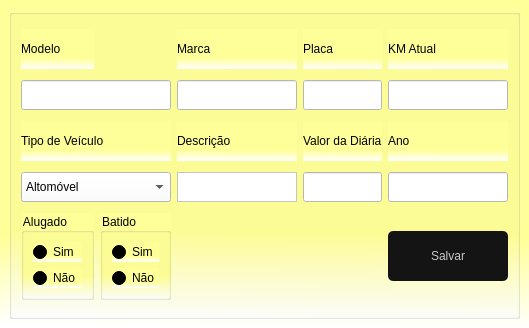
<?xml version="1.0" encoding="UTF-8"?>
<ui version="4.0">
 <class>frmVeiculos2</class>
 <widget class="QMainWindow" name="frmVeiculos2">
  <property name="geometry">
   <rect>
    <x>0</x>
    <y>0</y>
    <width>519</width>
    <height>328</height>
   </rect>
  </property>
  <property name="maximumSize">
   <size>
    <width>16777215</width>
    <height>350</height>
   </size>
  </property>
  <property name="windowTitle">
   <string>Cadastro de Veículos</string>
  </property>
  <property name="windowIcon">
   <iconset>
    <normaloff>../../Imagens/Cadastrar_veiculo_preto.png</normaloff>../../Imagens/Cadastrar_veiculo_preto.png</iconset>
  </property>
  <property name="styleSheet">
   <string notr="true">background-color: qlineargradient(spread:pad, x1:0.508, y1:0.727, x2:0.505, y2:1, stop:0 rgba(255, 255, 153, 255), stop:1 rgba(255, 255, 255, 255))</string>
  </property>
  <widget class="QWidget" name="centralwidget">
   <layout class="QGridLayout" name="gridLayout_2">
    <item row="0" column="0">
     <widget class="QGroupBox" name="groupBox">
      <property name="minimumSize">
       <size>
        <width>0</width>
        <height>310</height>
       </size>
      </property>
      <property name="maximumSize">
       <size>
        <width>16777215</width>
        <height>310</height>
       </size>
      </property>
      <property name="styleSheet">
       <string notr="true">font: 87 10pt &quot;Arial&quot;;</string>
      </property>
      <property name="title">
       <string/>
      </property>
      <layout class="QGridLayout" name="gridLayout">
       <item row="0" column="0">
        <widget class="QLabel" name="label">
         <property name="maximumSize">
          <size>
           <width>16777215</width>
           <height>40</height>
          </size>
         </property>
         <property name="styleSheet">
          <string notr="true">gridline-color: qlineargradient(spread:pad, x1:0.467, y1:0.348, x2:0.465, y2:0.00586364, stop:0 rgba(0, 170, 255, 255), stop:1 rgba(255, 255, 255, 255));</string>
         </property>
         <property name="text">
          <string>Modelo</string>
         </property>
        </widget>
       </item>
       <item row="0" column="2">
        <widget class="QLabel" name="label_2">
         <property name="maximumSize">
          <size>
           <width>16777215</width>
           <height>40</height>
          </size>
         </property>
         <property name="text">
          <string>Marca</string>
         </property>
        </widget>
       </item>
       <item row="0" column="3">
        <widget class="QLabel" name="lbEmail">
         <property name="maximumSize">
          <size>
           <width>16777215</width>
           <height>40</height>
          </size>
         </property>
         <property name="text">
          <string>Placa</string>
         </property>
        </widget>
       </item>
       <item row="0" column="4">
        <widget class="QLabel" name="lbEndereco">
         <property name="maximumSize">
          <size>
           <width>16777215</width>
           <height>40</height>
          </size>
         </property>
         <property name="text">
          <string>KM Atual</string>
         </property>
        </widget>
       </item>
       <item row="1" column="0" colspan="2">
        <widget class="QLineEdit" name="edtModelo">
         <property name="minimumSize">
          <size>
           <width>0</width>
           <height>30</height>
          </size>
         </property>
         <property name="maximumSize">
          <size>
           <width>16777215</width>
           <height>30</height>
          </size>
         </property>
         <property name="styleSheet">
          <string notr="true">background-color: rgb(255, 255, 255);</string>
         </property>
        </widget>
       </item>
       <item row="1" column="2">
        <widget class="QLineEdit" name="edtMarca">
         <property name="minimumSize">
          <size>
           <width>120</width>
           <height>30</height>
          </size>
         </property>
         <property name="maximumSize">
          <size>
           <width>16777215</width>
           <height>30</height>
          </size>
         </property>
         <property name="styleSheet">
          <string notr="true">background-color: rgb(255, 255, 255);</string>
         </property>
        </widget>
       </item>
       <item row="1" column="3">
        <widget class="QLineEdit" name="edtPlaca">
         <property name="minimumSize">
          <size>
           <width>0</width>
           <height>30</height>
          </size>
         </property>
         <property name="maximumSize">
          <size>
           <width>16777215</width>
           <height>30</height>
          </size>
         </property>
         <property name="styleSheet">
          <string notr="true">background-color: rgb(255, 255, 255);</string>
         </property>
        </widget>
       </item>
       <item row="1" column="4">
        <widget class="QLineEdit" name="edtKm">
         <property name="minimumSize">
          <size>
           <width>0</width>
           <height>30</height>
          </size>
         </property>
         <property name="maximumSize">
          <size>
           <width>16777215</width>
           <height>30</height>
          </size>
         </property>
         <property name="styleSheet">
          <string notr="true">background-color: rgb(255, 255, 255);</string>
         </property>
        </widget>
       </item>
       <item row="2" column="0" colspan="2">
        <widget class="QLabel" name="label_6">
         <property name="maximumSize">
          <size>
           <width>16777215</width>
           <height>40</height>
          </size>
         </property>
         <property name="text">
          <string>Tipo de Veículo</string>
         </property>
        </widget>
       </item>
       <item row="2" column="2">
        <widget class="QLabel" name="label_5">
         <property name="text">
          <string>Descrição</string>
         </property>
        </widget>
       </item>
       <item row="2" column="3">
        <widget class="QLabel" name="label_4">
         <property name="maximumSize">
          <size>
           <width>16777215</width>
           <height>40</height>
          </size>
         </property>
         <property name="text">
          <string>Valor da Diária</string>
         </property>
        </widget>
       </item>
       <item row="2" column="4">
        <widget class="QLabel" name="label_3">
         <property name="minimumSize">
          <size>
           <width>0</width>
           <height>30</height>
          </size>
         </property>
         <property name="maximumSize">
          <size>
           <width>16777215</width>
           <height>40</height>
          </size>
         </property>
         <property name="text">
          <string>Ano</string>
         </property>
        </widget>
       </item>
       <item row="3" column="0" colspan="2">
        <widget class="QComboBox" name="edtTipo">
         <property name="minimumSize">
          <size>
           <width>100</width>
           <height>30</height>
          </size>
         </property>
         <property name="styleSheet">
          <string notr="true">font: 87 10pt &quot;Arial&quot;;
background-color: rgb(255, 255, 255);
</string>
         </property>
         <item>
          <property name="text">
           <string>Altomóvel</string>
          </property>
         </item>
         <item>
          <property name="text">
           <string>Motocicleta</string>
          </property>
         </item>
         <item>
          <property name="text">
           <string>Barco</string>
          </property>
         </item>
        </widget>
       </item>
       <item row="3" column="2">
        <widget class="QTextEdit" name="txtDescricao">
         <property name="sizePolicy">
          <sizepolicy hsizetype="Expanding" vsizetype="Expanding">
           <horstretch>0</horstretch>
           <verstretch>0</verstretch>
          </sizepolicy>
         </property>
         <property name="minimumSize">
          <size>
           <width>120</width>
           <height>30</height>
          </size>
         </property>
         <property name="maximumSize">
          <size>
           <width>16777215</width>
           <height>30</height>
          </size>
         </property>
         <property name="styleSheet">
          <string notr="true">background-color: rgb(255, 255, 255);</string>
         </property>
        </widget>
       </item>
       <item row="3" column="3">
        <widget class="QLineEdit" name="edtDiaria">
         <property name="minimumSize">
          <size>
           <width>0</width>
           <height>30</height>
          </size>
         </property>
         <property name="maximumSize">
          <size>
           <width>16777215</width>
           <height>30</height>
          </size>
         </property>
         <property name="styleSheet">
          <string notr="true">background-color: rgb(255, 255, 255);</string>
         </property>
        </widget>
       </item>
       <item row="3" column="4">
        <widget class="QLineEdit" name="edtAno">
         <property name="minimumSize">
          <size>
           <width>0</width>
           <height>30</height>
          </size>
         </property>
         <property name="maximumSize">
          <size>
           <width>16777215</width>
           <height>30</height>
          </size>
         </property>
         <property name="styleSheet">
          <string notr="true">background-color: rgb(255, 255, 255);</string>
         </property>
        </widget>
       </item>
       <item row="4" column="0">
        <widget class="QGroupBox" name="groupBox_3">
         <property name="maximumSize">
          <size>
           <width>16777215</width>
           <height>100</height>
          </size>
         </property>
         <property name="title">
          <string>Alugado</string>
         </property>
         <layout class="QVBoxLayout" name="verticalLayout">
          <item>
           <widget class="QRadioButton" name="rbAlugado">
            <property name="text">
             <string>Sim</string>
            </property>
           </widget>
          </item>
          <item>
           <widget class="QRadioButton" name="rbDisponivel">
            <property name="text">
             <string>Não</string>
            </property>
           </widget>
          </item>
         </layout>
        </widget>
       </item>
       <item row="4" column="1">
        <widget class="QGroupBox" name="groupBox_4">
         <property name="maximumSize">
          <size>
           <width>16777215</width>
           <height>100</height>
          </size>
         </property>
         <property name="title">
          <string>Batido</string>
         </property>
         <layout class="QVBoxLayout" name="verticalLayout_2">
          <item>
           <widget class="QRadioButton" name="rbBatido">
            <property name="text">
             <string>Sim</string>
            </property>
           </widget>
          </item>
          <item>
           <widget class="QRadioButton" name="rbPerfeito">
            <property name="text">
             <string>Não</string>
            </property>
           </widget>
          </item>
         </layout>
        </widget>
       </item>
       <item row="4" column="4">
        <widget class="QPushButton" name="btnSalvar">
         <property name="minimumSize">
          <size>
           <width>120</width>
           <height>50</height>
          </size>
         </property>
         <property name="maximumSize">
          <size>
           <width>120</width>
           <height>50</height>
          </size>
         </property>
         <property name="cursor">
          <cursorShape>PointingHandCursor</cursorShape>
         </property>
         <property name="styleSheet">
          <string notr="true">QPushButton{
border-radius: 5px;
background-color: rgb(20,20,20);
color:rgb(200,200,200);
font: 87 12pt &quot;Arial&quot;;
}

QPushButton:hover{ 
background-color:rgb(0, 0, 0);
color: rbg(200,200,200)
}

QPushButton:pressed{
background-color:rgb(0,0,30);
color:rbg(200,200,200)
}

</string>
         </property>
         <property name="text">
          <string>Salvar</string>
         </property>
         <property name="icon">
          <iconset>
           <normaloff>../../Imagens/Salvar.png</normaloff>../../Imagens/Salvar.png</iconset>
         </property>
         <property name="iconSize">
          <size>
           <width>35</width>
           <height>35</height>
          </size>
         </property>
        </widget>
       </item>
      </layout>
     </widget>
    </item>
   </layout>
  </widget>
 </widget>
 <resources/>
 <connections/>
</ui>
